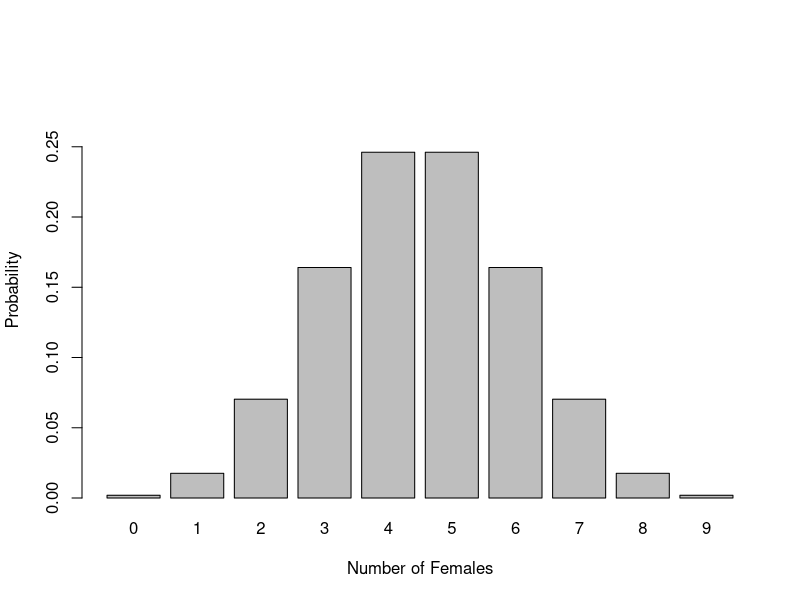
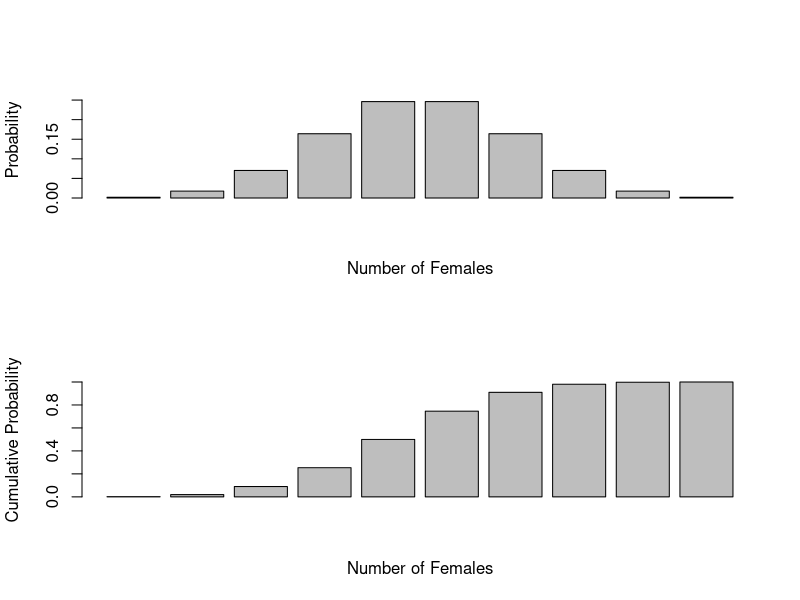

R code for these plots, in order:
#Adam Orr
#Biometry
#Lab 2
# ---- warmup ----
values <- seq(1,20)
rolls <- sample(values, size = 1000, replace = TRUE)
mean(rolls)

# ---- question 1 ----
nfemales <- 3
total <- 9
p <- .5

(combinations <- choose(total, nfemales))
(p_each <- p ^ (nfemales) * (1 - p) ^ (total - nfemales))
(tot_p <- combinations * p_each)

# ---- question 2 ----
nfemales <- seq(0,9)
total <- rep(9,10)
p <- rep(.5,10)

(combinations <- choose(total, nfemales))
(p_each <- p ^ (nfemales) * (1 - p) ^ (total - nfemales))
(tot_p <- combinations * p_each)

# ---- question 3 ----
nfemales <- seq(0,9)
total <- 9
p <- .5

(prob <- dbinom(nfemales, size = total, .5))
barplot(prob,
        names.arg = nfemales,
        xlab = "Number of Females",
        ylab = "Probability",
        ylim = c(0, max(prob + .05)))
(mu <- sum(nfemales * prob))
(mu <- total * p)
(variance <- sum((nfemales - mu)^2 * prob))
(sdev <- sqrt(variance))
(variance <- mu * (1 - p))
(sdev <- sqrt(variance))

mn <- function(total, p){ total * p }
va <- function(mn, p){ mn * (1 - p)}
ps <- c(0.1,0.3,0.5,0.7,0.9)
means <- mn(rep(total,length(ps)),ps)
variances <- va(means, ps)
data.frame(p = ps,mean = means, variance = variances)

# ---- question 4 ----
par(mfrow=c(2,1))
barplot(prob, xlab = "Number of Females", ylab = "Probability", ylim = c(0, max(prob + .05)))
barplot(cumsum(prob), xlab = "Number of Females", ylab = "Cumulative Probability")

# ---- question 5 ----
p <- .5
dbinom(4,9,p) # exactly 4 females
dbinom(7,9,p) # exactly 7 females
pbinom(7,9,p) # 7 or fewer females
1 - pbinom(3,9,p) # 4 or more females
pbinom(5,9,p) # 4 or more males
(1 - pbinom(6,9,p)) + pbinom(2,7,p) #7 or more females + 7 or more males

# ---- question 6 ----
qbinom(.25,9,.5) # first quartile
qbinom(.05,9,.5) # 5th percentile
qbinom(.95,9,.5) # 95th percentile
qbinom(.5,9,.5) # median

# ---- question 7 ----
(vals <- rbinom(100,9,.5)) #100 simulated values
mean(vals) #mean of simulated values

